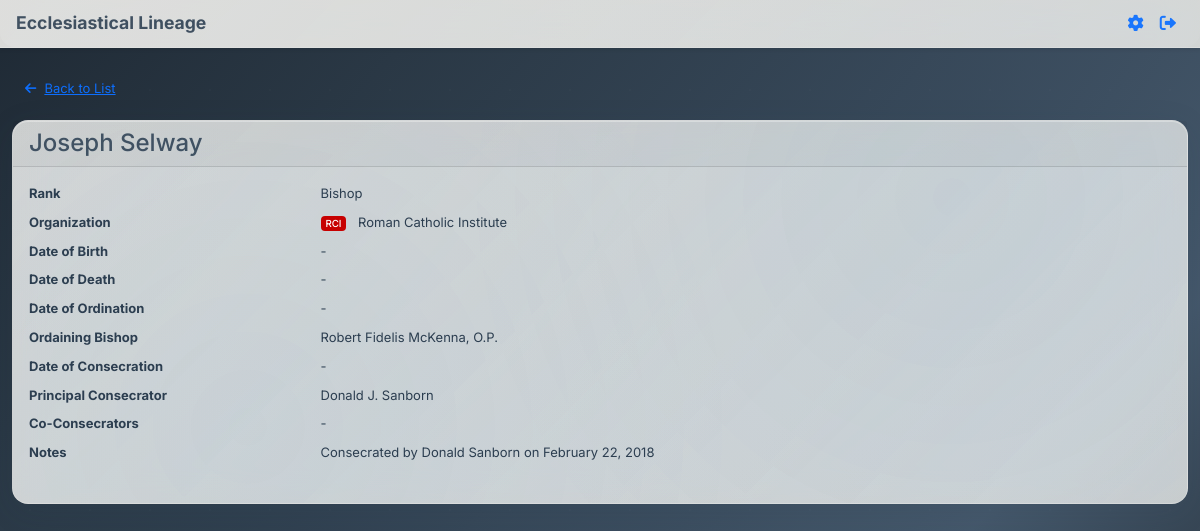
Page /clergy/2 (signed in) on the committed database.
### app.py (models this page shows, shortened)
class Clergy(db.Model):
    id = db.Column(db.Integer, primary_key=True)
    name = db.Column(db.String(200), nullable=False)
    rank = db.Column(db.String(100), nullable=False)
    organization = db.Column(db.String(200))
    date_of_birth = db.Column(db.Date)
    date_of_ordination = db.Column(db.Date)
    ordaining_bishop_id = db.Column(db.Integer, db.ForeignKey('clergy.id'))
    date_of_consecration = db.Column(db.Date)
    consecrator_id = db.Column(db.Integer, db.ForeignKey('clergy.id'))
    co_consecrators = db.Column(db.Text)  # JSON array of clergy IDs
    date_of_death = db.Column(db.Date)
    notes = db.Column(db.Text)
    ordaining_bishop = db.relationship('Clergy', foreign_keys=[ordaining_bishop_id], remote_side=[id])
    consecrator = db.relationship('Clergy', foreign_keys=[consecrator_id], remote_side=[id])
    def get_co_consecrators(self):
        if self.co_consecrators:
            return json.loads(self.co_consecrators)
        return []

class Organization(db.Model):
    id = db.Column(db.Integer, primary_key=True)
    name = db.Column(db.String(200), unique=True, nullable=False)
    abbreviation = db.Column(db.String(20), unique=True)  # Short code for the organization
    description = db.Column(db.Text)
    color = db.Column(db.String(7), nullable=False, default="#27ae60")
    created_at = db.Column(db.DateTime, default=datetime.utcnow)

### app.py (the view)
@app.route('/clergy/<int:clergy_id>')
def view_clergy(clergy_id):
    if 'user_id' not in session:
        flash('Please log in to view clergy records.', 'error')
        return redirect(url_for('login'))
    clergy = Clergy.query.get_or_404(clergy_id)
    organizations = Organization.query.all()
    org_abbreviation_map = {org.name: org.abbreviation for org in organizations}
    org_color_map = {org.name: org.color for org in organizations}
    return render_template('view_clergy.html',
                         clergy=clergy,
                         org_abbreviation_map=org_abbreviation_map,
                         org_color_map=org_color_map)

### app.py (called while the page is built)
def getContrastColor(hexColor):
    if not hexColor or not hexColor.startswith('#'):
        return 'black'
    hex = hexColor.replace('#', '')
    if len(hex) != 6:
        return 'black'
    try:
        r = int(hex[0:2], 16)
        g = int(hex[2:4], 16)
        b = int(hex[4:6], 16)
        luminance = (0.299 * r + 0.587 * g + 0.114 * b) / 255
        return 'white' if luminance <= 0.5 else 'black'
    except (ValueError, IndexError):
        return 'black'

def getBorderStyle(hexColor):
    if not hexColor or not hexColor.startswith('#'):
        return ''
    hex = hexColor.replace('#', '')
    if len(hex) != 6:
        return ''
    try:
        r = int(hex[0:2], 16)
        g = int(hex[2:4], 16)
        b = int(hex[4:6], 16)
        luminance = (0.299 * r + 0.587 * g + 0.114 * b) / 255
        if luminance > 0.8:
            return 'border: 1px solid #ccc;'
        return ''
    except (ValueError, IndexError):
        return ''

### templates/view_clergy.html (shortened to what this page needs)
{% extends "base.html" %}
{% block full_content %}
<div class="container mt-4">
    <a href="{{ url_for('clergy_list') }}" class="btn btn-link mb-3"><i class="fas fa-arrow-left me-2"></i>Back to List</a>
    <div class="card">
        <div class="card-header">
            <h2 class="h4 mb-0">{{ clergy.name }}</h2>
        </div>
        <div class="card-body">
            <dl class="row">
                <dt class="col-sm-3">Rank</dt>
                <dd class="col-sm-9">{{ clergy.rank }}</dd>
                <dt class="col-sm-3">Organization</dt>
                <dd class="col-sm-9">
                    {% if clergy.organization %}
                        {% if org_abbreviation_map.get(clergy.organization) %}
                            <span class="badge me-2" style="background-color: {{ org_color_map.get(clergy.organization, '#27ae60') }}; color: {{ 'white' if getContrastColor(org_color_map.get(clergy.organization, '#27ae60')) == 'white' else 'black' }}; {{ getBorderStyle(org_color_map.get(clergy.organization, '#27ae60')) }}">
                                {{ org_abbreviation_map.get(clergy.organization) }}
                            </span>
                            {{ clergy.organization }}
                        {% else %}
                            {{ clergy.organization }}
                        {% endif %}
                    {% else %}
                        -
                    {% endif %}
                </dd>
                <dt class="col-sm-3">Date of Birth</dt>
                <dd class="col-sm-9">{{ clergy.date_of_birth.strftime('%Y-%m-%d') if clergy.date_of_birth else '-' }}</dd>
                <dt class="col-sm-3">Date of Death</dt>
                <dd class="col-sm-9">{{ clergy.date_of_death.strftime('%Y-%m-%d') if clergy.date_of_death else '-' }}</dd>
                <dt class="col-sm-3">Date of Ordination</dt>
                <dd class="col-sm-9">{{ clergy.date_of_ordination.strftime('%Y-%m-%d') if clergy.date_of_ordination else '-' }}</dd>
                <dt class="col-sm-3">Ordaining Bishop</dt>
                <dd class="col-sm-9">{{ clergy.ordaining_bishop.name if clergy.ordaining_bishop else '-' }}</dd>
                <dt class="col-sm-3">Date of Consecration</dt>
                <dd class="col-sm-9">{{ clergy.date_of_consecration.strftime('%Y-%m-%d') if clergy.date_of_consecration else '-' }}</dd>
                <dt class="col-sm-3">Principal Consecrator</dt>
                <dd class="col-sm-9">{{ clergy.consecrator.name if clergy.consecrator else '-' }}</dd>
                <dt class="col-sm-3">Co-Consecrators</dt>
                <dd class="col-sm-9">
                    {% set co_ids = clergy.get_co_consecrators() %}
                    {% if co_ids %}
                        <ul class="mb-0">
                        {% for cid in co_ids %}
                            {% set co = (clergy.query.get(cid)) %}
                            <li>{{ co.name if co else 'Unknown' }}</li>
                        {% endfor %}
                        </ul>
                    {% else %}-{% endif %}
                </dd>
                <dt class="col-sm-3">Notes</dt>
                <dd class="col-sm-9">{{ clergy.notes or '-' }}</dd>
            </dl>
        </div>
    </div>
</div>
{% endblock %}

### static/css/main.css (style rules this page uses)
:root { --fluid-min-width: 320; --fluid-max-width: 1240; --fluid-min-size: 13; --fluid-max-size: 16; --fluid-min-ratio: 1.2; --fluid-max-ratio: 1.25; --fluid-screen: 100vw; --fluid-bp: calc( (var(--fluid-screen) - var(--fluid-min-width) / 16 * 1rem) / (var(--fluid-max-width) - var(--fluid-min-width)) ); }
@media screen and (min-width: 320px) { :root { --fluid-screen: calc(var(--fluid-min-width) * 1px); } }
:root { --fluid-0: calc( ((var(--fluid-min-size) / 16) * 1rem) + (var(--fluid-max-size) - var(--fluid-min-size)) * var(--fluid-bp) ); --fluid-1: calc( ((var(--fluid-min-size) / 16) * 1rem) + (var(--fluid-max-size) - var(--fluid-min-size)) * var(--fluid-bp) * var(--fluid-min-ratio) ); --fluid-2: calc( ((var(--fluid-min-size) / 16) * 1rem) + (var(--fluid-max-size) - var(--fluid-min-size)) * var(--fluid-bp) * var(--fluid-min-ratio) * var(--fluid-min-ratio) ); --fluid-3: calc( ((var(--fluid-min-size) / 16) * 1rem) + (var(--fluid-max-size) - var(--fluid-min-size)) * var(--fluid-bp) * var(--fluid-min-ratio) * var(--fluid-min-ratio) * var(--fluid-min-ratio) ); --fluid-4: calc( ((var(--fluid-min-size) / 16) * 1rem) + (var(--fluid-max-size) - var(--fluid-min-size)) * var(--fluid-bp) * var(--fluid-min-ratio) * var(--fluid-min-ratio) * var(--fluid-min-ratio) * var(--fluid-min-ratio) ); --fluid-5: calc( ((var(--fluid-min-size) / 16) * 1rem) + (var(--fluid-max-size) - var(--fluid-min-size)) * var(--fluid-bp) * var(--fluid-min-ratio) * var(--fluid-min-ratio) * var(--fluid-min-ratio) * var(--fluid-min-ratio) * var(--fluid-min-ratio) ); }
body { background: linear-gradient(135deg, rgba(26, 37, 48, 0.98) 0%, rgba(34, 49, 63, 0.95) 25%, rgba(44, 62, 80, 0.92) 50%, rgba(52, 73, 94, 0.90) 75%, rgba(26, 37, 48, 0.95) 100%), radial-gradient(circle at 20% 80%, rgba(44, 62, 80, 0.4) 0%, transparent 50%), radial-gradient(circle at 80% 20%, rgba(52, 73, 94, 0.35) 0%, transparent 50%), radial-gradient(circle at 40% 40%, rgba(26, 37, 48, 0.3) 0%, transparent 70%); background-attachment: fixed; min-height: 100vh; font-family: 'Inter', 'Segoe UI', Tahoma, Geneva, Verdana, sans-serif; color: #2c3e50; font-size: var(--fluid-0); line-height: 1.6; position: relative; }
body::before { content: ''; position: fixed; top: 0; left: 0; width: 100%; height: 100%; pointer-events: none; z-index: -1; }
h1, h2, h3, h4, h5, h6 { color: #f5f6fa !important; font-weight: 600; line-height: 1.2; margin-bottom: 0.5em; }
h2 { font-size: var(--fluid-4); }
.card h1, .card h2, .card h3, .card h4, .card h5, .card h6, .table th { color: #2c3e50 !important; }
.container { max-width: 1200px; }
.card { border: 1px solid rgba(255, 255, 255, 0.2); border-radius: 16px; box-shadow: 0 8px 32px rgba(44, 62, 80, 0.12), inset 0 1px 0 rgba(255, 255, 255, 0.4); background: linear-gradient(135deg, rgba(252, 250, 245, 0.80) 0%, rgba(248, 246, 240, 0.75) 100%); backdrop-filter: blur(16px) saturate(180%); -webkit-backdrop-filter: blur(16px) saturate(180%); position: relative; transition: all 0.3s ease; }
.card::before { content: ''; position: absolute; top: 0; left: 0; right: 0; bottom: 0; background: linear-gradient(135deg, rgba(255, 255, 255, 0.1) 0%, rgba(255, 255, 255, 0.05) 100%), radial-gradient(circle at 20% 80%, rgba(52, 152, 219, 0.05) 0%, transparent 50%), radial-gradient(circle at 80% 20%, rgba(41, 128, 185, 0.05) 0%, transparent 50%); border-radius: 16px; pointer-events: none; }
.card-body { position: relative; z-index: 1; font-size: var(--fluid-0); }
.card-header { font-size: var(--fluid-1); }
.btn { font-size: var(--fluid-0); line-height: 1.4; }
.badge { font-size: calc(var(--fluid-0) * 0.75); font-weight: 500; padding: 0.25em 0.5em; }

### rows in the picture
Clergy: name "Joseph Selway", rank "Bishop", get "RCI", organization "Roman Catholic Institute", date_of_birth "-", date_of_death "-", date_of_ordination "-", date_of_consecration "-", notes "Consecrated by Donald Sanborn on February 22, 2018"
Clergy: ordaining_bishop "Robert Fidelis McKenna, O.P."
Clergy: consecrator "Donald J. Sanborn"
